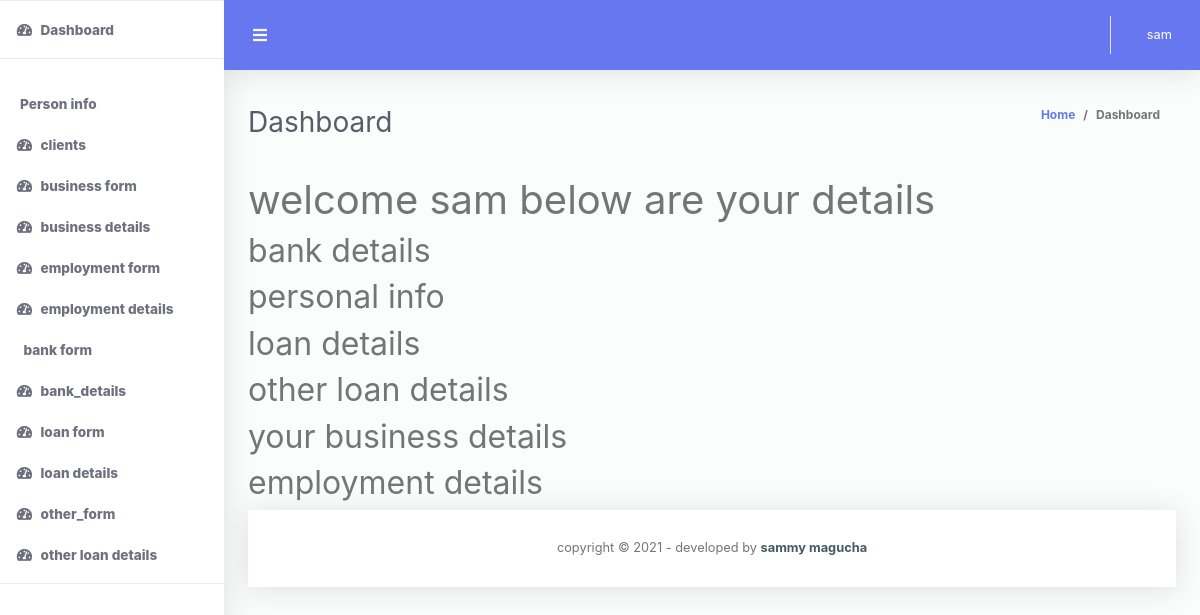
Page /moredetails (signed in) on the earlier database version.
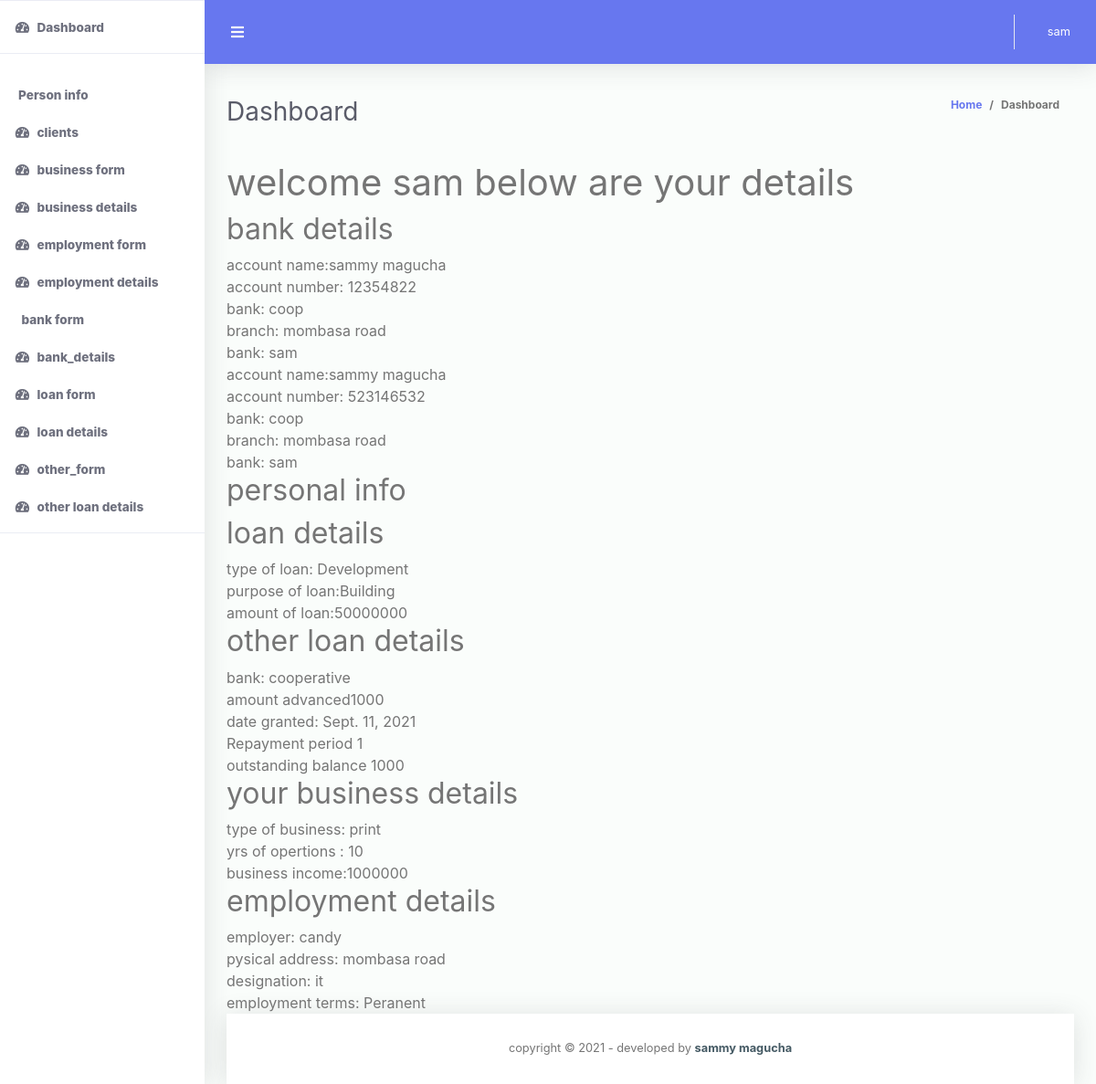
Same page on the later database version.
### codechallenege/models.py (models this page shows, shortened)
class Bankdetails(models.Model):
	account_name = models.CharField(max_length= 100)
	acount_no = models.PositiveIntegerField()
	Bank = models.CharField(max_length= 100, validators= [onlyletters])
	branch = models.CharField(max_length= 100)
	bio = models.ForeignKey(User, on_delete=models.CASCADE)
	class Meta:
		verbose_name_plural = "bankdetails"

class LoanType(models.Model):
	Normal = 'normal'
	Development = 'Development'
	Emergency = 'Emergency'
	school_fee = 'school fee'
	typeloan =(
		(Normal ,'normal'),
		(Development , 'Development'),
		(Development ,'Development'),
		(school_fee , 'school fee'),
		)
	loan = models.CharField(max_length =16, choices = typeloan)
	Purposeofloan=models.TextField(validators= [onlyletters])
	amountapplied = models.PositiveIntegerField()
	bio = models.ForeignKey(User, on_delete=models.CASCADE)

class OtherLoans(models.Model):
	bank = models.CharField(max_length = 100, validators= [onlyletters])
	amount_advanced = models.PositiveIntegerField()
	date_granted = models.DateField()
	Repayment_period = models.PositiveIntegerField()
	Outstanding_balance = models.PositiveIntegerField()
	bio = models.ForeignKey(User, on_delete=models.CASCADE)
	class Meta:
		verbose_name_plural = "OtherLoans"

class BusinessDetails(models.Model):
	typeofbusiness = models.CharField(max_length = 100, validators= [onlyletters])
	yrsoperation = models.PositiveIntegerField()
	Businessincome = models.PositiveIntegerField()
	bio = models.ForeignKey(User, on_delete=models.CASCADE)
	class Meta:
		verbose_name_plural = "BusinessDetails"

class EmploymentDetails(models.Model):
	Permanent ='Peranent'
	Casual = 'casual'
	Contract = 'Contract'
	terms =(
		(Permanent ,'Peranent'),
		(Casual , 'casual'),
		(Contract, 'Contract'),
		)
	employer= models.CharField(max_length = 100, validators= [onlyletters])
	physical_add = models.CharField(max_length= 100, validators= [onlyletters])
	designation = models.CharField (max_length=100,validators= [onlyletters])
	employmenterms= models.CharField(max_length=9, choices=terms,)
	bio = models.ForeignKey(User, on_delete=models.CASCADE)
	class Meta:
		verbose_name_plural = "EmploymentDetails"

### codechallenege/views.py (the view)
# urls.py: path('moredetails', views.moredetails, name='moredetails'),
def moredetails(request):
	userid= request.user
	detailbio= userid.bioinfo_set.all()
	detailbank= userid.bankdetails_set.all()
	detailbiz= userid.businessdetails_set.all()
	detailemp= userid.employmentdetails_set.all()
	detaildel= userid.otherloans_set.all()
	detailloan= userid.loantype_set.all()
	context={
		'detailbank': detailbank,
		'detailbio': detailbio,
		'detailbiz': detailbiz,
		'detailemp': detailemp,
		'detaildel': detaildel,
		'detailloan':detailloan
	}
	return render(request, 'codechallenege/userdetails.html', context)

### codechallenege/templatetags/custom_tags.py (called while the page is built)
@register.filter(name='has_group')
def has_group(user, group_name):
    group = Group.objects.filter(name=group_name)
    if group:
        group = group.first()
        return group in user.groups.all()
    else:
        return False

### codechallenege/templates/codechallenege/userdetails.html (shortened to what this page needs)
{%extends 'codechallenege/base.html'%}
{%block content%}
<h1> welcome {{user.username}}  below are your details</h1>
<h2>bank details</h2>
{%for user in detailbank%}
   account name:{{user.account_name}}<br>
  account number: {{user.acount_no}}<br>
   bank: {{user.Bank}}<br>
   branch: {{user.branch}}<br>
   bank: {{user.bio}}<br>
{%endfor%}
<h2>personal info</h2>
<h2>loan details</h2>
{%for user in detailloan%}
  type of loan: {{user.loan}}<br>
  purpose of loan:{{user.Purposeofloan}}<br>
  amount of loan:{{user.amountapplied}}<br>
{%endfor%}
<h2>other loan details</h2>
{%for user in detaildel%}
bank:    {{user.bank}}<br>       amount advanced{{user.amount_advanced}}<br>
date granted: {{user.date_granted}}<br>
 Repayment period   {{user.Repayment_period}}<br>
outstanding balance   {{user.Outstanding_balance}}<br>
{%endfor%}
<h2>your business details</h2>
{%for user in detailbiz %}
    type of business: {{user.typeofbusiness}}<br>
    yrs of opertions :  {{user.yrsoperation}}<br>business income:{{user.Businessincome}}<br>
{%endfor%}
<h2>employment details</h2>
{%for user in detailemp%}
employer: {{user.employer}}<br>
pysical address: {{user.physical_add}}<br>
designation: {{user.designation}}<br>
employment terms: {{user.employmenterms}}<br>
{%endfor%}
{%endblock%}

### codechallenege/templates/codechallenege/base.html (shortened to what this page needs)
{% load static %}
<!DOCTYPE html>
<html lang="en">
<head>
  <link rel="stylesheet" href="https://use.fontawesome.com/releases/v5.7.0/css/all.css">
  <link href="{% static 'css\all.min.css' %}" rel="stylesheet" type="text/css">
  <link href="{% static 'css\bootstrap.min.css' %}" rel="stylesheet" type="text/css">
  <link href="{% static 'css\ruang-admin.min.css' %}" rel="stylesheet">
</head>
<body id="page-top">
  <div id="wrapper">
    <ul class="navbar-nav sidebar sidebar-light accordion" id="accordionSidebar">
      {% load custom_tags %}
      {% if request.user|has_group:"admin" %}
      <li class="nav-item active">
        <a class="nav-link" href="{% url 'homepage' %}">
          <i class="fas fa-fw fa-tachometer-alt"></i>
          <span>Dashboard</span></a>
      </li>
      <hr class="sidebar-divider">
      <li class="nav-item active">
        <a class="nav-link" href="{% url 'userdetails' %}">
          <span>Person info</span></a>
      </li>
        <li class="nav-item active">
        <a class="nav-link" href="{% url 'list_user' %}">
          <i class="fas fa-fw fa-tachometer-alt"></i>
          <span>clients</span></a>
      </li>
      <li class="nav-item active">
        <a class="nav-link" href="{% url 'client_business' %}">
          <i class="fas fa-fw fa-tachometer-alt"></i>
          <span>business form</span></a>
      </li>
      <li class="nav-item active">
        <a class="nav-link" href="{% url 'client_biz' %}">
          <i class="fas fa-fw fa-tachometer-alt"></i>
          <span>business details</span></a>
      </li>
      <li class="nav-item active">
        <a class="nav-link" href="{% url 'emp_form' %}">
          <i class="fas fa-fw fa-tachometer-alt"></i>
          <span>employment form</span></a>
      </li>
      <li class="nav-item active">
        <a class="nav-link" href="{% url 'empldetails' %}">
          <i class="fas fa-fw fa-tachometer-alt"></i>
          <span>employment details</span></a>
      </li>
      <li class="nav-item active">
        <a class="nav-link" href="{% url 'bank_form' %}">
          <span>bank form</span></a>
      </li>
      <li class="nav-item active">
        <a class="nav-link" href="{% url 'loan_details' %}">
          <i class="fas fa-fw fa-tachometer-alt"></i>
          <span>bank_details</span></a>
      </li>
      <li class="nav-item active">
        <a class="nav-link" href="{% url 'loan_form' %}">
          <i class="fas fa-fw fa-tachometer-alt"></i>
          <span>loan form</span></a>
      </li>
      <li class="nav-item active">
        <a class="nav-link" href="{% url 'loan_details' %}">
          <i class="fas fa-fw fa-tachometer-alt"></i>
          <span>loan details</span></a>
      </li>
       <li class="nav-item active">
        <a class="nav-link" href="{% url 'other_form' %}">
          <i class="fas fa-fw fa-tachometer-alt"></i>
          <span>other_form</span></a>
      </li>
      <li class="nav-item active">
        <a class="nav-link" href="{% url 'other_details' %}">
          <i class="fas fa-fw fa-tachometer-alt"></i>
          <span>other loan details</span></a>
      </li>
      {%endif%}
      <hr class="sidebar-divider">
    </ul>
    <div id="content-wrapper" class="d-flex flex-column">
      <div id="content">
        <nav class="navbar navbar-expand navbar-light bg-navbar topbar mb-4 static-top">
          <button id="sidebarToggleTop" class="btn btn-link rounded-circle mr-3">
            <i class="fa fa-bars"></i>
          </button>
          <ul class="navbar-nav ml-auto">
            <li class="nav-item dropdown no-arrow">
              <a class="nav-link dropdown-toggle" href="#" id="userDropdown" role="button" data-toggle="dropdown"
                aria-haspopup="true" aria-expanded="false">
                <span class="ml-2 d-none d-lg-inline text-white small">{{user.username}}</span>
              </a>
            </li>
          </ul>
        </nav>
        <div class="container-fluid" id="container-wrapper">
          <div class="d-sm-flex align-items-center justify-content-between mb-4">
            <h1 class="h3 mb-0 text-gray-800">Dashboard</h1>
            <ol class="breadcrumb">
              <li class="breadcrumb-item"><a href="{% url 'homepage' %}">Home</a></li>
              <li class="breadcrumb-item active" aria-current="page">Dashboard</li>
            </ol>
          </div>
          {%block content%}
          {%endblock%}
</body>
      <footer class="sticky-footer bg-white">
        <div class="container my-auto">
          <div class="copyright text-center my-auto">
            <span>copyright &copy; <script> document.write(new Date().getFullYear()); </script> - developed by
              <b><a href="https://www.github.com/smagucha" target="_blank">sammy magucha</a></b>
            </span>
          </div>
        </div>
      </footer>
</body>
</html>

Differences in the rows shown:
added Bankdetails: account_name "sammy magucha", acount_no "12354822", Bank "coop", branch "mombasa road", bio "sam"
added Bankdetails: account_name "sammy magucha", acount_no "523146532", Bank "coop", branch "mombasa road", bio "sam"
added LoanType: loan "Development", Purposeofloan "Building", amountapplied "50000000"
added OtherLoans: bank "cooperative", amount_advanced "1000", date_granted "Sept. 11, 2021", Repayment_period "1", Outstanding_balance "1000"
added BusinessDetails: typeofbusiness "print", yrsoperation "10", Businessincome "1000000"
added EmploymentDetails: employer "candy", physical_add "mombasa road", designation "it", employmenterms "Peranent"
